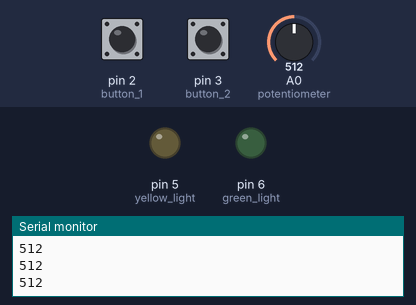
This sketch was run on a simulated Arduino Uno, built with avr-gcc and run on an emulated ATmega328P. Parts: output pins drawn as LEDs (lit = HIGH), the last lines printed to the serial monitor. Dashed ring = blinking. The test bench sets the inputs (shaded band); at power-on: A0 (potentiometer) = 512, pin 2 (button_1) HIGH, pin 3 (button_2) HIGH.

Above: at 1.2 s.
1.3 s: A0 (potentiometer) set to 0
At 2.1 s:
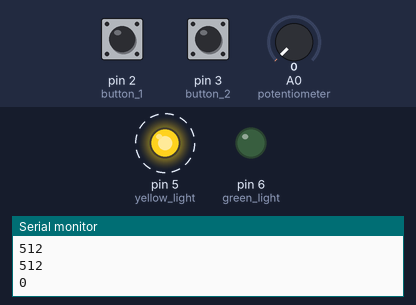
7.3 s: A0 (potentiometer) set to 20
At 8.7 s:
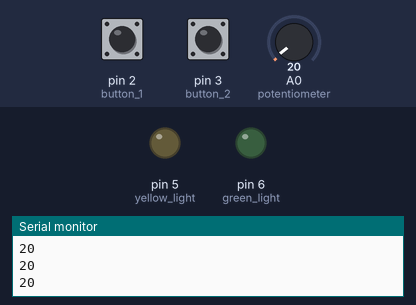
Timing chart, 0 to 10.3 s (numbered marks = the images above; inputs shaded):
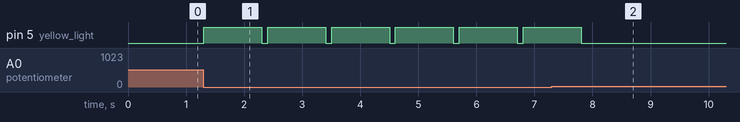

Measured:
- after the input at 1.3 s, pin 5 (yellow_light): alternates HIGH for 1.0 s and LOW for 0.10 s, starting at once
- after the input at 7.3 s, pin 5 (yellow_light): goes on until 7.8 s, then stays LOW

The sketch:

HW11.ino
```cpp
int lastPotValue; //Save the last potentiometer value
int state = -1;

bool lastButton1State = HIGH;
bool lastButton2State = HIGH;
long lastButton1Time = 0;
long lastButton2Time = 0;
long button1DoubleClickTime = 500; // Double click interval
long button2DoubleClickTime = 500; // Double click interval

bool button1DoubleClicked = false;
bool button2DoubleClicked = false;

void setup() {

  Serial.begin(9600);
  pinMode(2, INPUT_PULLUP); //button 1
  pinMode(3, INPUT_PULLUP); //button 2
  pinMode(5, OUTPUT); // yellow light
  pinMode(6, OUTPUT); // green light
  pinMode(A0,INPUT);
  lastPotValue = analogRead(A0); // Initialize the potentiometer value
}

void loop() {

  int potValue = analogRead(A0);
  Serial.println(potValue);
  bool isTurningLeft = false;
  bool isTurningRight = false;
  if (potValue < lastPotValue) {
    isTurningLeft = true;
  } else if (potValue > lastPotValue) {
    isTurningRight = true;
  }
  lastPotValue = potValue; // Update the value of the potentiometer


  bool button1Pressed = false;
  if (digitalRead(2) == LOW) {
    button1Pressed = true;
  }
  bool button2Pressed = false;
  if (digitalRead(3) == LOW) {
    button2Pressed = true;
  }

  // Detect button 1 double click
  if (button1Pressed && !lastButton1State) {
    if (millis() - lastButton1Time < button1DoubleClickTime) {
      button1DoubleClicked = true;
      Serial.println("bt1 double click");
    }
    Serial.println("bt1  click");
    lastButton1Time = millis();
  }
  lastButton1State = button1Pressed;

  // Detect button 2 double click
  if (button2Pressed && !lastButton2State) {
    if (millis() - lastButton2Time < button2DoubleClickTime) {
      button2DoubleClicked = true;
      Serial.println("bt2 double click");
    }
    lastButton2Time = millis();
    Serial.println("bt2  click");
  }
  lastButton2State = button2Pressed;
  switch (state) {
    case -1:
      if(isTurningLeft){
        state=0;
      }
    case 0: // Step 1
      if (isTurningLeft && button1DoubleClicked) {
        state = 1;
      }
      if(potValue==0){
         digitalWrite(5,HIGH);
        delay(1000);
        digitalWrite(5,LOW);
        Serial.println("mission failed");
      }
      break;
    case 1: // Step 2
      if (potValue <= 10 && button2Pressed) {
        state = 2;
      }
      if(isTurningRight){
        digitalWrite(5,HIGH);
        delay(1000);
        digitalWrite(5,LOW);
        Serial.println("mission failed");
      }
      break;
    case 2: // Step 3
      if (isTurningRight && button2DoubleClicked) {
        state = 3;
      }
      if(isTurningLeft || potValue==4095){
        digitalWrite(5,HIGH);
        delay(1000);
        digitalWrite(5,LOW);
        Serial.println("mission failed");
      }
      break;
    case 3: // Step 4
      if (potValue >= 4090 && button1Pressed) {
        state = 4; // Success
        Serial.println("success");
      }
      if(isTurningLeft){
        digitalWrite(5,HIGH);
        delay(1000);
        digitalWrite(5,LOW);
        Serial.println("mission failed");
      }
      break;
    case 4: // Step 5
        digitalWrite(6,HIGH);
        delay(1000);
        digitalWrite(6,LOW);
        delay(1000);
        digitalWrite(6,HIGH);
        delay(1000);
        digitalWrite(6,LOW);
        delay(1000);
        digitalWrite(6,HIGH);
        delay(1000);
        digitalWrite(6,LOW);
    default:
      break;
  }
  delay(100);
}
```
